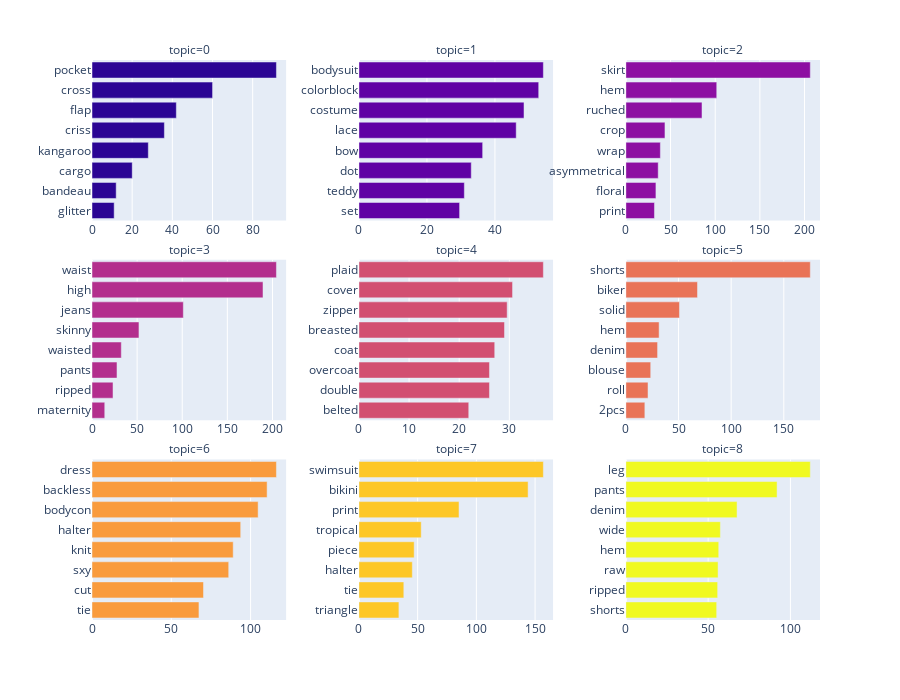

Source (notebook cell):
### Code cell
fig = px.bar(lda_summary[lda_summary.topic.isin(range(0, 9))], y='feature', x='importance', color='topic', 
             facet_col='topic', facet_col_wrap=3, facet_col_spacing=0.1, height=700)
fig.update_yaxes(matches=None, showticklabels=True, title='')
fig.update_xaxes(matches=None, showticklabels=True, title='')
fig.update_layout(coloraxis_showscale=False)

### Figure 1 — Plotly figure (JSON) as saved in the notebook; plotly's stock layout.template omitted (floating-point values rounded to 4 significant figures)
{"data": [{"alignmentgroup": "True", "hovertemplate": "topic=%{marker.color}<br>importance=%{x}<br>feature=%{y}<extra></extra>", "legendgroup": "", "marker": {"color": [0, 0, 0, 0, 0, 0, 0, 0], "coloraxis": "coloraxis", "pattern": {"shape": ""}}, "name": "", "offsetgroup": "", "orientation": "h", "showlegend": false, "textposition": "auto", "type": "bar", "x": [11.04, 12.04, 20.04, 28.04, 36.04, 41.99, 60.04, 91.83], "xaxis": "x7", "y": ["glitter", "bandeau", "cargo", "kangaroo", "criss", "flap", "cross", "pocket"], "yaxis": "y7"}, {"alignmentgroup": "True", "hovertemplate": "topic=%{marker.color}<br>importance=%{x}<br>feature=%{y}<extra></extra>", "legendgroup": "", "marker": {"color": [1, 1, 1, 1, 1, 1, 1, 1], "coloraxis": "coloraxis", "pattern": {"shape": ""}}, "name": "", "offsetgroup": "", "orientation": "h", "showlegend": false, "textposition": "auto", "type": "bar", "x": [29.61, 31.0, 33.04, 36.39, 46.26, 48.56, 52.88, 54.25], "xaxis": "x8", "y": ["set", "teddy", "dot", "bow", "lace", "costume", "colorblock", "bodysuit"], "yaxis": "y8"}, {"alignmentgroup": "True", "hovertemplate": "topic=%{marker.color}<br>importance=%{x}<br>feature=%{y}<extra></extra>", "legendgroup": "", "marker": {"color": [2, 2, 2, 2, 2, 2, 2, 2], "coloraxis": "coloraxis", "pattern": {"shape": ""}}, "name": "", "offsetgroup": "", "orientation": "h", "showlegend": false, "textposition": "auto", "type": "bar", "x": [32.01, 33.64, 36.2, 38.62, 43.77, 85.21, 101.7, 206.4], "xaxis": "x9", "y": ["print", "floral", "asymmetrical", "wrap", "crop", "ruched", "hem", "skirt"], "yaxis": "y9"}, {"alignmentgroup": "True", "hovertemplate": "topic=%{marker.color}<br>importance=%{x}<br>feature=%{y}<extra></extra>", "legendgroup": "", "marker": {"color": [3, 3, 3, 3, 3, 3, 3, 3], "coloraxis": "coloraxis", "pattern": {"shape": ""}}, "name": "", "offsetgroup": "", "orientation": "h", "showlegend": false, "textposition": "auto", "type": "bar", "x": [14.13, 23.29, 27.69, 32.49, 52.04, 101.2, 189.5, 204.4], "xaxis": "x4", "y": ["maternity", "ripped", "pants", "waisted", "skinny", "jeans", "high", "waist"], "yaxis": "y4"}, {"alignmentgroup": "True", "hovertemplate": "topic=%{marker.color}<br>importance=%{x}<br>feature=%{y}<extra></extra>", "legendgroup": "", "marker": {"color": [4, 4, 4, 4, 4, 4, 4, 4], "coloraxis": "coloraxis", "pattern": {"shape": ""}}, "name": "", "offsetgroup": "", "orientation": "h", "showlegend": false, "textposition": "auto", "type": "bar", "x": [21.91, 26.04, 26.04, 27.09, 29.04, 29.57, 30.64, 36.79], "xaxis": "x5", "y": ["belted", "double", "overcoat", "coat", "breasted", "zipper", "cover", "plaid"], "yaxis": "y5"}, {"alignmentgroup": "True", "hovertemplate": "topic=%{marker.color}<br>importance=%{x}<br>feature=%{y}<extra></extra>", "legendgroup": "", "marker": {"color": [5, 5, 5, 5, 5, 5, 5, 5], "coloraxis": "coloraxis", "pattern": {"shape": ""}}, "name": "", "offsetgroup": "", "orientation": "h", "showlegend": false, "textposition": "auto", "type": "bar", "x": [18.04, 21.04, 23.6, 30.12, 31.57, 50.89, 68.04, 175.2], "xaxis": "x6", "y": ["2pcs", "roll", "blouse", "denim", "hem", "solid", "biker", "shorts"], "yaxis": "y6"}, {"alignmentgroup": "True", "hovertemplate": "topic=%{marker.color}<br>importance=%{x}<br>feature=%{y}<extra></extra>", "legendgroup": "", "marker": {"color": [6, 6, 6, 6, 6, 6, 6, 6], "coloraxis": "coloraxis", "pattern": {"shape": ""}}, "name": "", "offsetgroup": "", "orientation": "h", "showlegend": false, "textposition": "auto", "type": "bar", "x": [67.44, 70.31, 86.2, 89.04, 93.76, 104.8, 110.4, 116.3], "xaxis": "x", "y": ["tie", "cut", "sxy", "knit", "halter", "bodycon", "backless", "dress"], "yaxis": "y"}, {"alignmentgroup": "True", "hovertemplate": "topic=%{marker.color}<br>importance=%{x}<br>feature=%{y}<extra></extra>", "legendgroup": "", "marker": {"color": [7, 7, 7, 7, 7, 7, 7, 7], "coloraxis": "coloraxis", "pattern": {"shape": ""}}, "name": "", "offsetgroup": "", "orientation": "h", "showlegend": false, "textposition": "auto", "type": "bar", "x": [34.04, 38.22, 45.47, 47.04, 53.04, 85.2, 144.0, 157.0], "xaxis": "x2", "y": ["triangle", "tie", "halter", "piece", "tropical", "print", "bikini", "swimsuit"], "yaxis": "y2"}, {"alignmentgroup": "True", "hovertemplate": "topic=%{marker.color}<br>importance=%{x}<br>feature=%{y}<extra></extra>", "legendgroup": "", "marker": {"color": [8, 8, 8, 8, 8, 8, 8, 8], "coloraxis": "coloraxis", "pattern": {"shape": ""}}, "name": "", "offsetgroup": "", "orientation": "h", "showlegend": false, "textposition": "auto", "type": "bar", "x": [55.18, 55.78, 56.04, 56.44, 57.44, 67.57, 91.88, 112.1], "xaxis": "x3", "y": ["shorts", "ripped", "raw", "hem", "wide", "denim", "pants", "leg"], "yaxis": "y3"}], "layout": {"annotations": [{"font": {}, "showarrow": false, "text": "topic=6", "x": 0.1333, "xanchor": "center", "xref": "paper", "y": 0.2867, "yanchor": "bottom", "yref": "paper"}, {"font": {}, "showarrow": false, "text": "topic=7", "x": 0.5, "xanchor": "center", "xref": "paper", "y": 0.2867, "yanchor": "bottom", "yref": "paper"}, {"font": {}, "showarrow": false, "text": "topic=8", "x": 0.8667, "xanchor": "center", "xref": "paper", "y": 0.2867, "yanchor": "bottom", "yref": "paper"}, {"font": {}, "showarrow": false, "text": "topic=3", "x": 0.1333, "xanchor": "center", "xref": "paper", "y": 0.6433, "yanchor": "bottom", "yref": "paper"}, {"font": {}, "showarrow": false, "text": "topic=4", "x": 0.5, "xanchor": "center", "xref": "paper", "y": 0.6433, "yanchor": "bottom", "yref": "paper"}, {"font": {}, "showarrow": false, "text": "topic=5", "x": 0.8667, "xanchor": "center", "xref": "paper", "y": 0.6433, "yanchor": "bottom", "yref": "paper"}, {"font": {}, "showarrow": false, "text": "topic=0", "x": 0.1333, "xanchor": "center", "xref": "paper", "y": 1.0, "yanchor": "bottom", "yref": "paper"}, {"font": {}, "showarrow": false, "text": "topic=1", "x": 0.5, "xanchor": "center", "xref": "paper", "y": 1.0, "yanchor": "bottom", "yref": "paper"}, {"font": {}, "showarrow": false, "text": "topic=2", "x": 0.8667, "xanchor": "center", "xref": "paper", "y": 1.0, "yanchor": "bottom", "yref": "paper"}], "barmode": "relative", "coloraxis": {"colorbar": {"title": {"text": "topic"}}, "colorscale": [[0, "#0d0887"], [0.1111, "#46039f"], [0.2222, "#7201a8"], [0.3333, "#9c179e"], [0.4444, "#bd3786"], [0.5556, "#d8576b"], [0.6667, "#ed7953"], [0.7778, "#fb9f3a"], [0.8889, "#fdca26"], [1, "#f0f921"]], "showscale": false}, "height": 700, "legend": {"tracegroupgap": 0}, "margin": {"t": 60}, "xaxis": {"anchor": "y", "domain": [0, 0.2667], "showticklabels": true, "title": {"text": ""}}, "xaxis2": {"anchor": "y2", "domain": [0.3667, 0.6333], "showticklabels": true, "title": {"text": ""}}, "xaxis3": {"anchor": "y3", "domain": [0.7333, 1], "showticklabels": true, "title": {"text": ""}}, "xaxis4": {"anchor": "y4", "domain": [0, 0.2667], "showticklabels": true, "title": {"text": ""}}, "xaxis5": {"anchor": "y5", "domain": [0.3667, 0.6333], "showticklabels": true, "title": {"text": ""}}, "xaxis6": {"anchor": "y6", "domain": [0.7333, 1], "showticklabels": true, "title": {"text": ""}}, "xaxis7": {"anchor": "y7", "domain": [0, 0.2667], "showticklabels": true, "title": {"text": ""}}, "xaxis8": {"anchor": "y8", "domain": [0.3667, 0.6333], "showticklabels": true, "title": {"text": ""}}, "xaxis9": {"anchor": "y9", "domain": [0.7333, 1], "showticklabels": true, "title": {"text": ""}}, "yaxis": {"anchor": "x", "domain": [0, 0.2867], "showticklabels": true, "title": {"text": ""}}, "yaxis2": {"anchor": "x2", "domain": [0, 0.2867], "showticklabels": true, "title": {"text": ""}}, "yaxis3": {"anchor": "x3", "domain": [0, 0.2867], "showticklabels": true, "title": {"text": ""}}, "yaxis4": {"anchor": "x4", "domain": [0.3567, 0.6433], "showticklabels": true, "title": {"text": ""}}, "yaxis5": {"anchor": "x5", "domain": [0.3567, 0.6433], "showticklabels": true, "title": {"text": ""}}, "yaxis6": {"anchor": "x6", "domain": [0.3567, 0.6433], "showticklabels": true, "title": {"text": ""}}, "yaxis7": {"anchor": "x7", "domain": [0.7133, 1.0], "showticklabels": true, "title": {"text": ""}}, "yaxis8": {"anchor": "x8", "domain": [0.7133, 1.0], "showticklabels": true, "title": {"text": ""}}, "yaxis9": {"anchor": "x9", "domain": [0.7133, 1.0], "showticklabels": true, "title": {"text": ""}}}}
